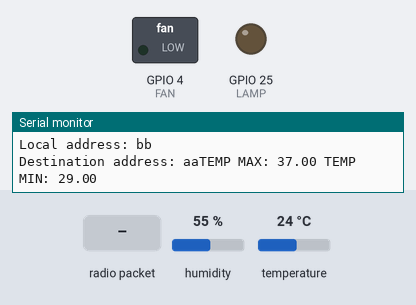
Bench run of a sketch on a simulated ESP32. Shown: switched loads named in the sketch (green lamp = pin HIGH), output pins drawn as LEDs (lit = HIGH), the last lines printed to the serial monitor. Inputs (shaded band) come from the test bench; at power-on: humidity 55 %, temperature 24 °C. Storage starts empty; random numbers use the default seed unless the sketch sets one; no radio packets arrive unless stated.

Above: at 12.2 s.
12.3 s: radio packet "998" arrives
At 13.3 s:
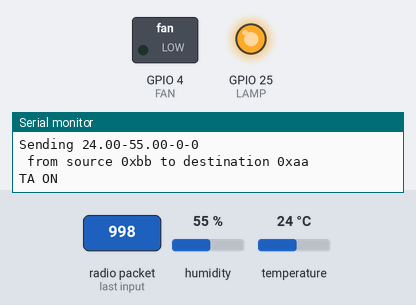
Timing chart, 0 to 15.3 s (numbered marks = the images above; inputs shaded):
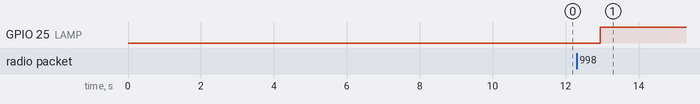

The sketch:

SENDER.ino
```cpp
#include "DFRobot_SHT20.h"
#include <Wire.h>
#include <SPI.h>              // include libraries
#include <LoRa.h>
#include "FS.h"
#include "SD.h"
#include "SSD1306.h"
// Include the UI lib
#include "OLEDDisplayUi.h"

const int csPin = 5;          // LoRa radio chip select
const int resetPin = 14;       // LoRa radio reset
const int irqPin = 13;

byte localAddress = 0xBB;
byte destinationAddress = 0xAA;
long lastSendTime = 0;
int interval = 2000;
int count = 0;

DFRobot_SHT20    sht20;

//#define OLED_RESET 4
//Adafruit_SSD1306 display(OLED_RESET);

String tempe;

int counter = 1;

String LoRaGet = "";
String LoRaMessage = "";
String SDMessage = "";
String receivedText;
const int freq = 5000;
const int ledChannel = 0;
const int resolution = 8;
int LAMP = 25;
int FAN = 04;

String strTemp = "Temperatura: ";
String strHumd = "Umidade: ";
String strLampOn = "Lampada Ligada: ";
String strFanOn = "FAN Ligada: ";
float tempMAX = 37.00;
float tempMIN = 29.00;
int countLamp = 0;
int countFan = 0;
bool lampOn = false;
bool FANOn = false;
int intlampOn = 0;
int intFANOn = 0;
String currentTime = "";
String LoRaReceived = "";

float humd;
float temp;

String getValue(String data, char separator, int index)
{
    int found = 0;
    int strIndex[] = { 0, -1 };
    int maxIndex = data.length() - 1;

    for (int i = 0; i <= maxIndex && found <= index; i++) {
        if (data.charAt(i) == separator || i == maxIndex) {
            found++;
            strIndex[0] = strIndex[1] + 1;
            strIndex[1] = (i == maxIndex) ? i+1 : i;
        }
    }
    return found > index ? data.substring(strIndex[0], strIndex[1]) : "";
}

void(* resetFunc) (void) = 0;//declare reset function at address 0

void registrarSD(String SDMessage){
       File dataFile = SD.open("/monitor.csv", FILE_APPEND);
     if(!dataFile){
       dataFile = SD.open("/monitor.csv",FILE_WRITE);
        if (!dataFile) {
            // It failed too, so give up.
            Serial.println("Failed to open file.txt");
        }
     }
      dataFile.println(SDMessage);
      dataFile.close();

      delay(900);
}

void setup() {
  Serial.begin(115200);
  Serial.println("Start LoRa duplex");
  Serial.print("Local address: ");
  Serial.println(String(localAddress, HEX));
  Serial.print("Destination address: ");
  Serial.print(String(destinationAddress, HEX));

  SPI.begin();

  LoRa.setPins(csPin, resetPin, irqPin);

  if (!LoRa.begin(915E6)) {
    Serial.println("LoRa init failed. Check your connections.");
    while (true) {}
  }

  pinMode(LAMP, OUTPUT);
  delay(10000);
  pinMode(FAN, OUTPUT);

  sht20.initSHT20();                                  // Init SHT20 Sensor
  delay(1000);
  sht20.checkSHT20();                                 // Check SHT20 Sensor


  if(!SD.begin(33)){
      Serial.println("Card Mount Failed");
      return;
   }

  uint8_t cardType = SD.cardType();
}

void loop() {
  if (millis() - lastSendTime > interval) {

    humd = sht20.readHumidity();                  // Read Humidity
    temp = sht20.readTemperature();               // Read Temperature

    Serial.println("TEMP MAX: "+(String)tempMAX+" TEMP MIN: "+(String)tempMIN);

    // ESCREVER OS DADOS DA  TEMP

        String tempiC;
        tempiC =  temp;
        String umid;
        umid =  humd;

        String intLAMP;
        intLAMP = intlampOn;
        String intFAN;
        intFAN = intFANOn;

        LoRaMessage = tempiC + "-" + umid +"-" +intFAN+ "-" +intLAMP;
        SDMessage = strTemp+"; "+tempiC+"; "+strHumd+"; "+umid+"; "+strLampOn+"; "+countLamp+"; "+strLampOn+"; "+countFan+ "; " + currentTime+"\n";

        registrarSD(SDMessage);

        sendMessage(LoRaMessage);
        Serial.println("Sending " + LoRaMessage);

        Serial.print(" from source 0x" + String(localAddress, HEX));
        Serial.println(" to destination 0x" + String(destinationAddress, HEX));

          if(LoRaReceived != ""){
           String strMax;
           String strMin;
           strMax  = getValue(LoRaReceived, ';', 0);
           strMin  = getValue(LoRaReceived, ';', 1);
           currentTime = getValue(LoRaReceived, ';', 2);

           tempMAX = strMax.toFloat();
           tempMIN = strMin.toFloat();

           delay(900);

          }

              if(temp>tempMAX && FANOn == false){
                      digitalWrite(FAN, HIGH);
                      countFan++;
                      FANOn = true;
                      intFANOn = 1;
                    }

                    if(temp<tempMAX && FANOn == true){
                      digitalWrite(FAN, LOW);
                      FANOn = false;
                      intFANOn = 0;
                    }
                    if(temp<tempMIN && lampOn == false){
                      digitalWrite(LAMP, HIGH);
                      countLamp++;
                      lampOn = true;
                      intlampOn = 1;
                      Serial.println("TA ON");
                    }
                    if(temp>tempMIN && lampOn == true) {
                      digitalWrite(LAMP, LOW);
                      lampOn = false;
                      intlampOn = 0;
                       Serial.println("TA Off");
                    }

                    delay(900);

          if(temp == 998.00){
              resetFunc();
          }


          lastSendTime = millis();
          interval = random(2000) + 78000;
  }

  receiveMessage(LoRa.parsePacket());
}

void sendMessage(String outgoing) {
  LoRa.beginPacket();
  LoRa.write(destinationAddress);
  LoRa.write(localAddress);
  LoRa.write(outgoing.length());
  LoRa.print(outgoing);
  LoRa.endPacket();

  delay(900);
}

void receiveMessage(int packetSize) {
  if (packetSize == 0) return;

  int recipient = LoRa.read();
  byte sender = LoRa.read();
  byte incomingLength = LoRa.read();

  String incoming = "";

  while (LoRa.available()) {
    incoming += (char)LoRa.read();
  }

  if (incomingLength != incoming.length()) {
    Serial.println("Error: Message length does not match length");
    return;
  }

  if (recipient != localAddress) {
    Serial.println("Error: Recipient address does not match local address");
    return;
  }


  LoRaReceived = incoming;

  Serial.print("Received data " + incoming);
  Serial.print(" from 0x" + String(sender, HEX));
  Serial.println(" to 0x" + String(recipient, HEX));

  delay(900);
}
```
